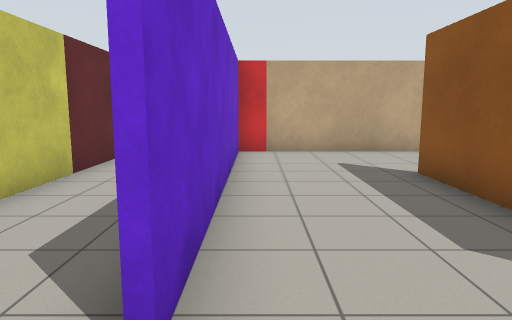
view 1 (above)

24 first-person views from a walk through a world built for the Gazebo simulator. The camera is 1.2 m above the floor, tilts 8° down and sees 70° across. The floor is counted in squares, 1 m on a side. Each view is taken from the middle of a square. On the plan, view 1 faces up. The plan holds only what a view shows up to about 14 squares ahead; the rest is blank. Gazebo's built-in surfaces are drawn with simple patterns.

view 2
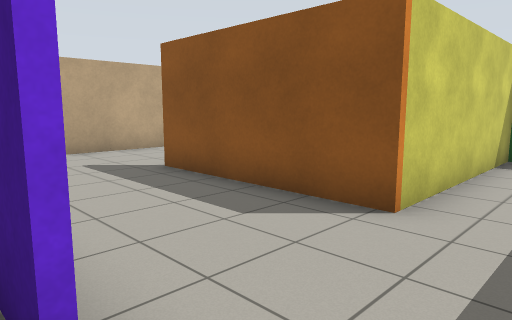

view 3
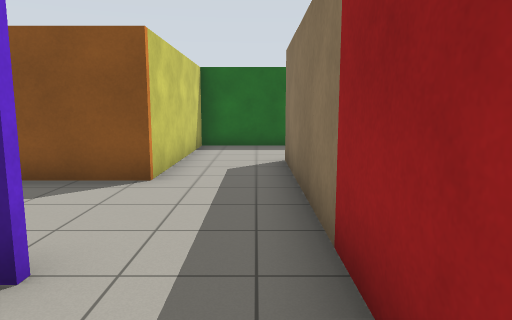

view 4
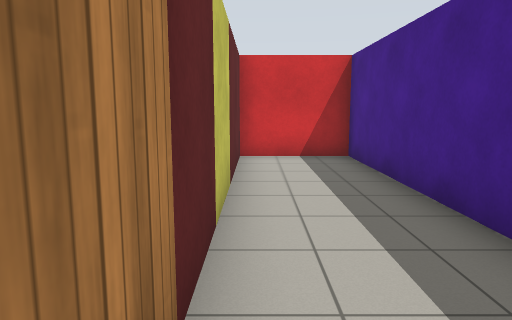

view 5
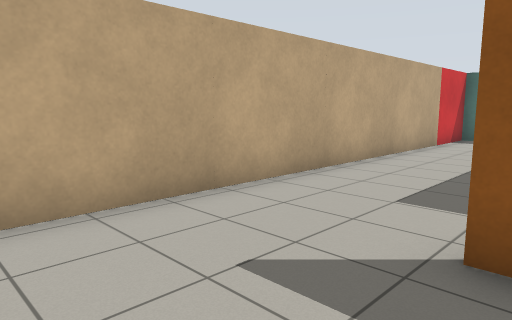

view 6
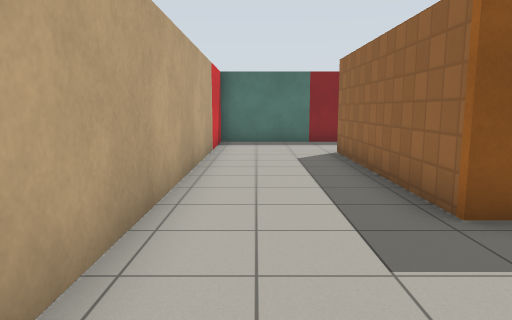

view 7
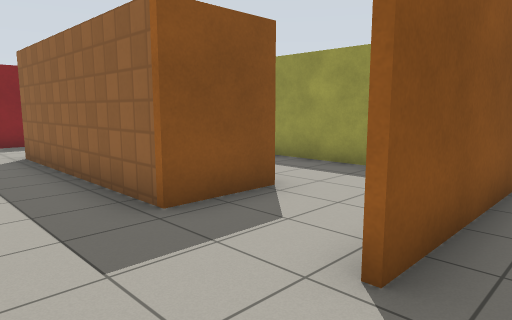

view 8
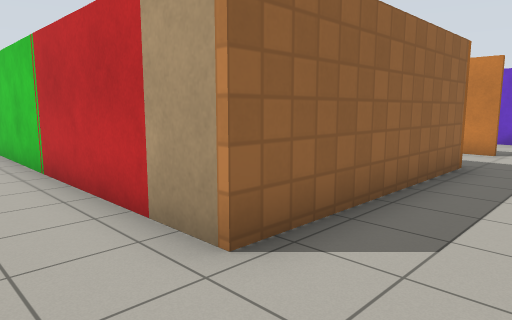

view 9
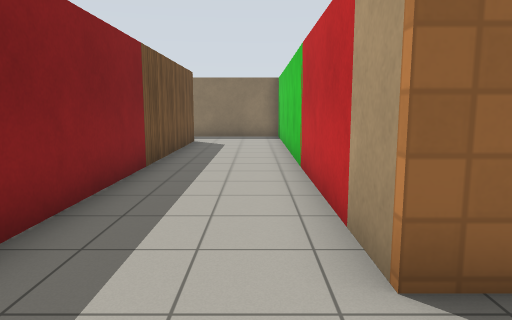

view 10
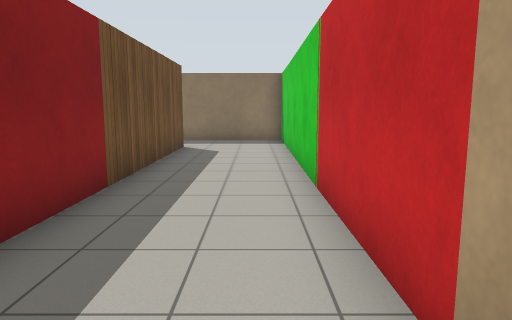

view 11
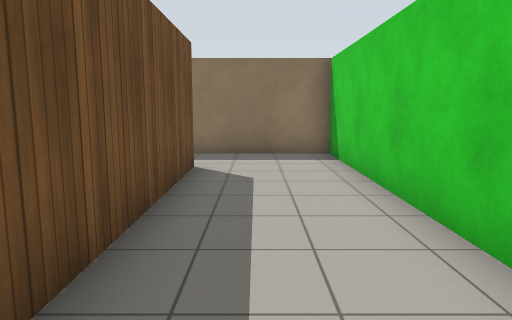

view 12
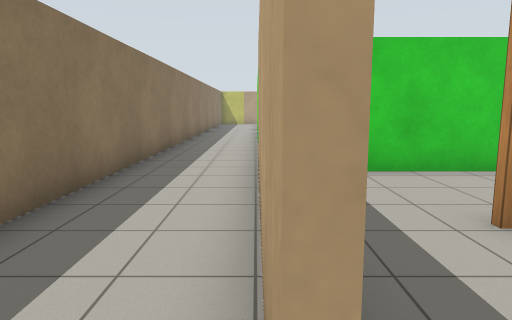

view 13
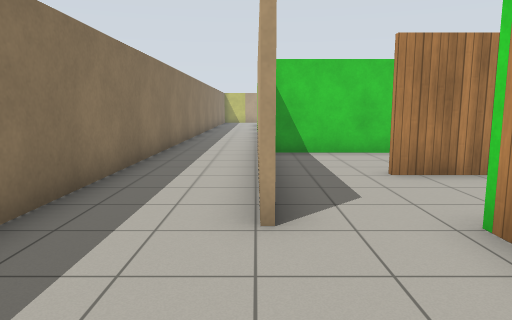

view 14
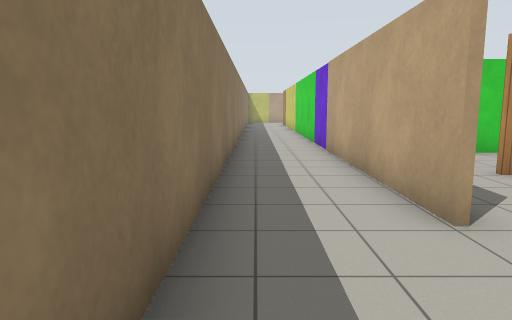

view 15
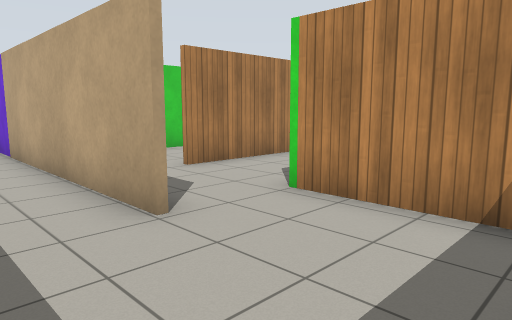

view 16
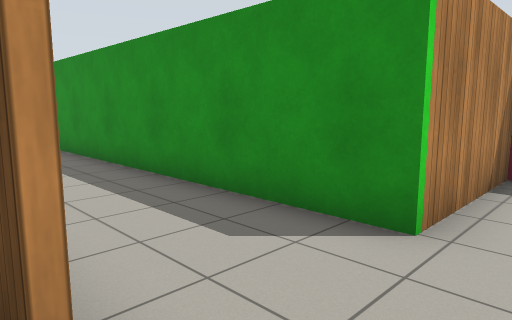

view 17
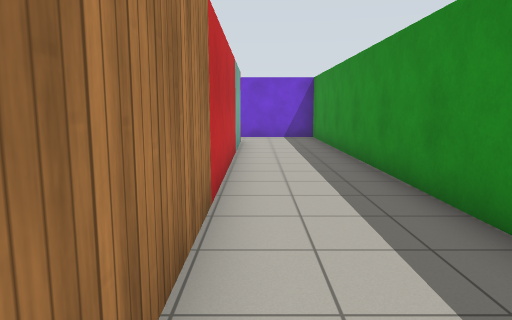

view 18
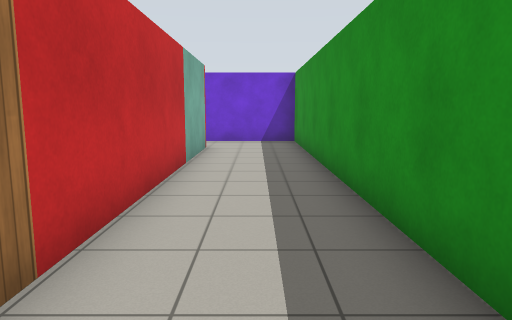

view 19
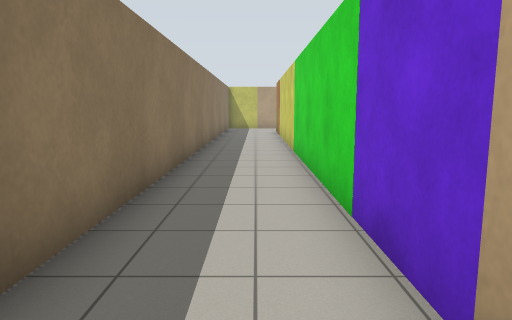

view 20
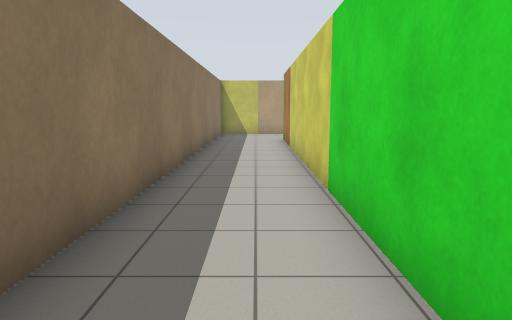

view 21
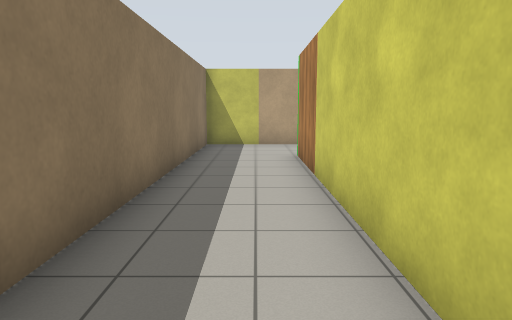

view 22
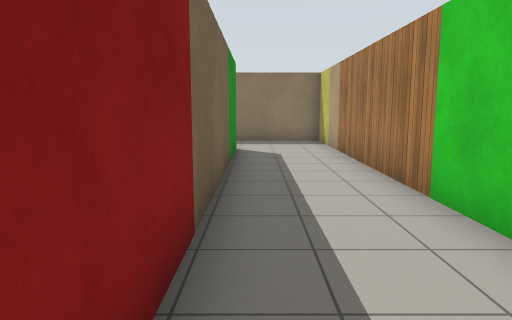

view 23
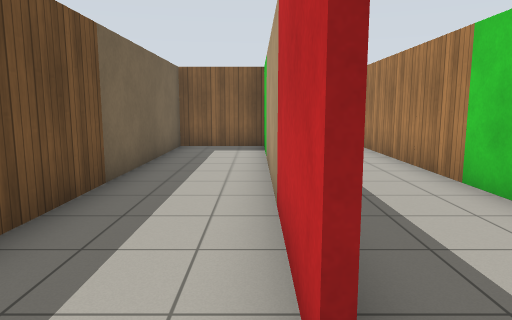

view 24
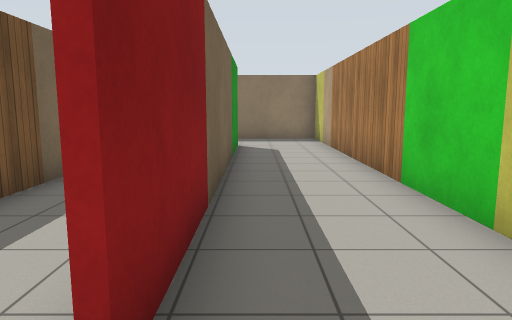

### Floor plan
Ten units are one square. View 1 is at (0, 0); x grows to the right and y downward. Boxes are objects, and circles mark ways between rooms. Rooms are numbered by the first view taken in them; rooms with no view inside come last. Other rooms are left out.
<svg viewBox="-99 -131 328 233">
<path fill="none" stroke="#000" d="M89 10 89 -16 30 -16 30 -69M58 -47 58 -68 121 -68 121 68 157 68M32 -69 32 -60M-4 7 55 7M153 46 153 -103 -5 -103 -5 -16M-6 -42 -6 -103 -34 -103 -34 -15M-6 -16 -6 -26M-21 7 -4 7M184 69 -64 69 -64 -36M224 47 184 47 184 -126 151 -126M-63 -36 -63 68 -36 68 -36 -18M-94 -17 -94 97 211 97M154 -105 154 46"/>
<circle cx="-10" cy="-5" r="3" fill="#2a7"/>
<circle cx="150" cy="55" r="3" fill="#2a7"/>
<text x="70" y="-10">1</text>
<text x="-20" y="-40">2</text>
<text x="60" y="80">3</text>
</svg>
Room 1 opens to room 2. Room 1 opens to room 3.

Where each view was taken, in squares from view 1:
view 1: 0 up, 0 right, facing up
view 2: 0 up, 1 left, facing up-right
view 3: 0 up, 3 left, facing right
view 4: 1 up, 3 left, facing up
view 5: 6 up, 0 right, facing up-right
view 6: 9 up, 2 right, facing right
view 7: 9 up, 2 right, facing down-right
view 8: 9 up, 14 right, facing down-left
view 9: 9 up, 13 right, facing down
view 10: 7 up, 13 right, facing down
view 11: 3 up, 14 right, facing down
view 12: 7 down, 19 right, facing left
view 13: 7 down, 22 right, facing left
view 14: 9 down, 22 right, facing left
view 15: 9 down, 22 right, facing up-left
view 16: 6 down, 15 right, facing up-right
view 17: 3 down, 16 right, facing up
view 18: 1 down, 17 right, facing up
view 19: 8 down, 13 right, facing left
view 20: 8 down, 8 right, facing left
view 21: 8 down, 3 right, facing left
view 22: 4 up, 7 left, facing down
view 23: 5 up, 6 left, facing down
view 24: 5 up, 7 left, facing down
